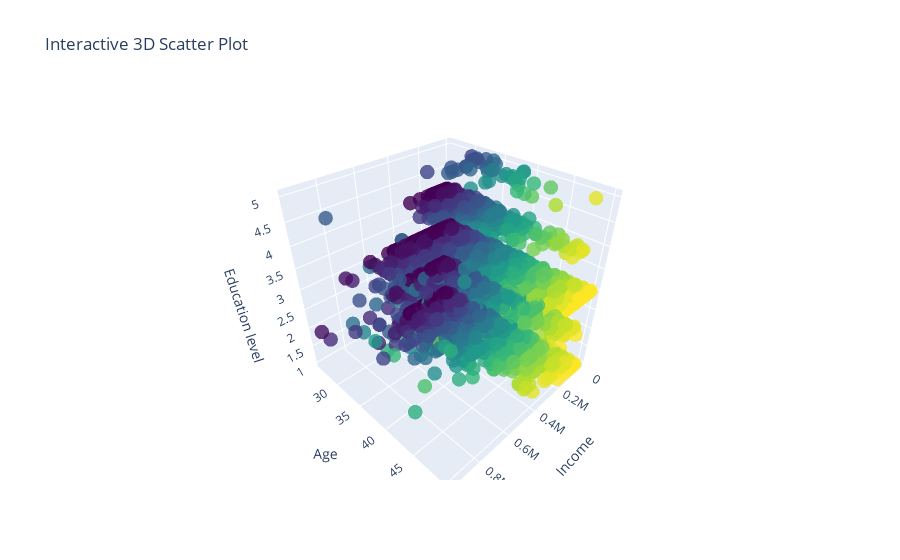

Here is the notebook cell this chart was saved with:
### Code cell
import plotly.graph_objects as go

df1 = pd.DataFrame({'income': ids1.map(mean_income_by_id), 'dlc_ratio': ids1.map(dlc_to_all_ratio_by_id), 'age': ids1.map(most_common_age_by_id), 'edu_lvl' : ids1.map(correct_edu_lvl).apply(lambda x: edu_lvl_grade[x])})

df1 = df1[df1['income'] < 1e6]

fig = go.Figure(data=[go.Scatter3d(
    x=df1['income'],
    y=df1['age'],
    z=df1['edu_lvl'],
    mode='markers',
    marker=dict(
        size=5,
        color=df1['age'],
        colorscale='Viridis',
        opacity=0.8
    )
)])

fig.update_layout(
    scene=dict(
        xaxis=dict(title='Income'),
        yaxis=dict(title='Age'),
        zaxis=dict(title='Education level')
    ),
    title='Interactive 3D Scatter Plot'
)

fig.show()

### Figure 1 — Plotly figure (JSON) as saved in the notebook; plotly's stock layout.template omitted (floating-point values rounded to 4 significant figures; data arrays with more than 128 entries replaced by an {"elided": "..."} marker saying what was removed)
{"data": [{"marker": {"color": {"elided": "16053 int values"}, "colorscale": [[0, "#440154"], [0.1111, "#482878"], [0.2222, "#3e4989"], [0.3333, "#31688e"], [0.4444, "#26828e"], [0.5556, "#1f9e89"], [0.6667, "#35b779"], [0.7778, "#6ece58"], [0.8889, "#b5de2b"], [1, "#fde725"]], "opacity": 0.8, "size": 5}, "mode": "markers", "type": "scatter3d", "x": {"elided": "16053 float values"}, "y": {"elided": "16053 int values"}, "z": {"elided": "16053 int values"}}], "layout": {"scene": {"xaxis": {"title": {"text": "Income"}}, "yaxis": {"title": {"text": "Age"}}, "zaxis": {"title": {"text": "Education level"}}}, "title": {"text": "Interactive 3D Scatter Plot"}}}
